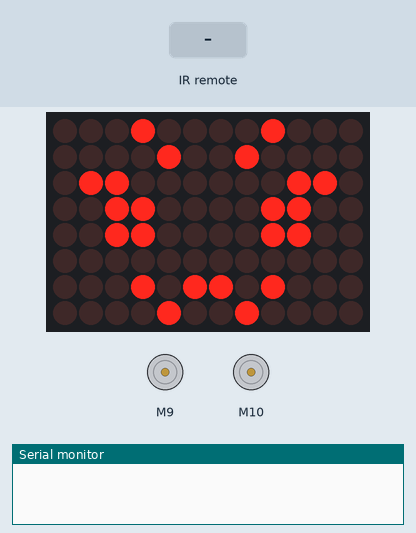
Recording of a sketch running on a simulated Arduino Uno R4 WiFi. Shown: 12×8 LED matrix, 2 × DC motor (green arrow = forward, orange = backward, longer = faster), the last lines printed to the serial monitor. The inputs (shaded band) are chosen by the test bench.

Above: at 1.2 s.
1.3 s: infrared code 0xE718FF00 received
At 2.1 s:
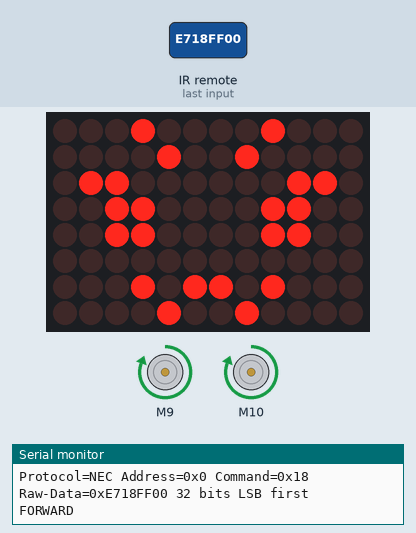
2.8 s: infrared code 0xAD52FF00 received
At 3.2 s:
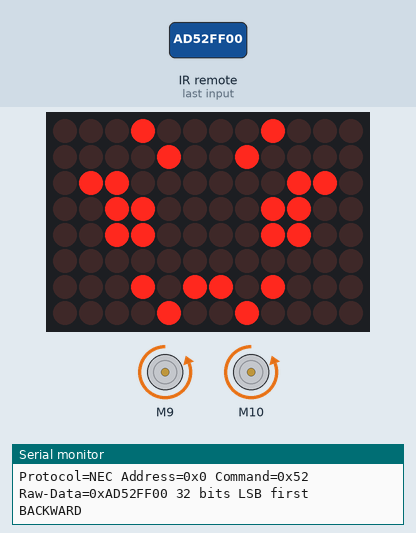
4.3 s: infrared code 0xF708FF00 received
At 5.5 s:
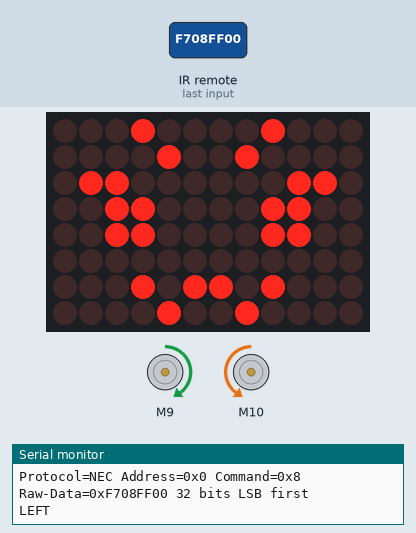
5.8 s: infrared code 0xA55AFF00 received
At 6.7 s:
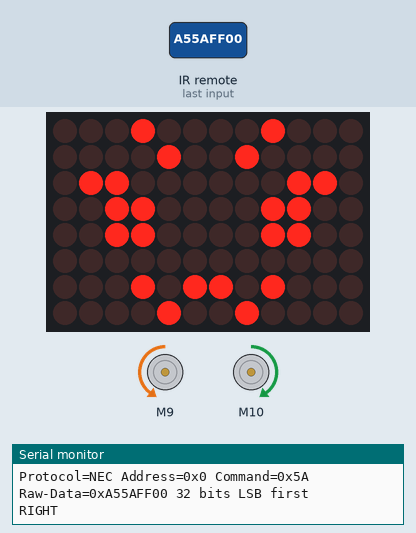
7.3 s: infrared code 0xE31CFF00 received
At 7.9 s:
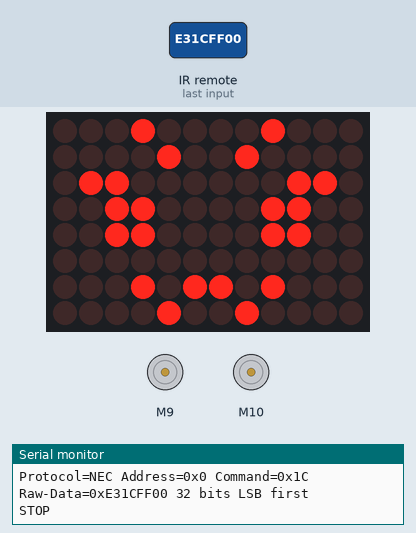
Timing chart, 0 to 9.8 s (numbered marks = the images above; inputs shaded):
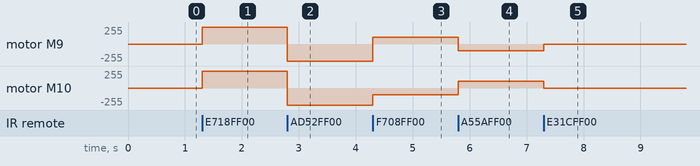

Measured:
- after the input at 1.3 s, motor M9, motor M10: stopped → forward 255/255 at once
- after the input at 2.8 s, motor M9, motor M10: forward 255/255 → backward 255/255 at once
- after the input at 4.3 s, motor M9: backward 255/255 → forward 100/255 at once; motor M10: backward 255/255 → backward 100/255 at once
- after the input at 5.8 s, motor M9: forward 100/255 → backward 100/255 at once; motor M10: backward 100/255 → forward 100/255 at once
- after the input at 7.3 s, motor M9: backward 100/255 → stopped at once; motor M10: forward 100/255 → stopped at once

The sketch:

car.ino
```cpp
#include "Arduino_LED_Matrix.h"
#include "L298NX2.h"
#include <IRremote.h>


ArduinoLEDMatrix matrix;
int IRrecPin = 12;


byte frame[8][12] = {  //This is an array of 8x12, 1 is pixel on, 0 is pixel off. I drew a angry face to show the fierceness of the car.

  { 0, 0, 0, 1, 0, 0, 0, 0, 1, 0, 0, 0 },

  { 0, 0, 0, 0, 1, 0, 0, 1, 0, 0, 0, 0 },

  { 0, 1, 1, 0, 0, 0, 0, 0, 0, 1, 1, 0 },

  { 0, 0, 1, 1, 0, 0, 0, 0, 1, 1, 0, 0 },

  { 0, 0, 1, 1, 0, 0, 0, 0, 1, 1, 0, 0 },

  { 0, 0, 0, 0, 0, 0, 0, 0, 0, 0, 0, 0 },

  { 0, 0, 0, 1, 0, 1, 1, 0, 1, 0, 0, 0 },

  { 0, 0, 0, 0, 1, 0, 0, 1, 0, 0, 0, 0 }

};

//9/6 are the analog pins of the left motor and 10/11 are the analog pins of the right motor.
L298NX2 motor(9, 6, 10, 11); //Creates our motor controller object

void setup() {
  Serial.begin(9600); //Opens serial for debug
  frame[2][1] = 1; //This is for the cool LED screen we use for debugging
  matrix.renderBitmap(frame, 8, 12); //Renders the screen
  motor.setSpeed(255); //Sets motor speeds to max
  //Motor speeds for the motor controller are given between 0-255.
  IrReceiver.begin(IRrecPin, true);
  matrix.begin(); //Starts the display once setup is done
}

void loop() {
    if (IrReceiver.decode()) {
      Serial.println(IrReceiver.decodedIRData.decodedRawData, HEX);
      IrReceiver.printIRResultShort(&Serial); // Print complete received data in one line
      IrReceiver.printIRSendUsage(&Serial);   // Print the statement required to send this data

      //the values we are comparing to are recieved from the code above when I typed buttons on the remoet
      //Each button has it sown HEX value that we compare to.

      if(IrReceiver.decodedIRData.decodedRawData == 0xE718FF00)
      {
        Serial.println("FORWARD");
        driveForward();
      }
      if(IrReceiver.decodedIRData.decodedRawData == 0xAD52FF00)
      {
        Serial.println("BACKWARD");
        driveBackward();
      }
      if(IrReceiver.decodedIRData.decodedRawData == 0xF708FF00)
      {
        Serial.println("LEFT");
        driveLeft();
      }
      if(IrReceiver.decodedIRData.decodedRawData == 0xA55AFF00)
      {
        Serial.println("RIGHT");
        driveRight();
      }
      if(IrReceiver.decodedIRData.decodedRawData == 0xE31CFF00)
      {
        Serial.println("STOP");
        driveStop();
      }
      IrReceiver.resume(); // Enable receiving of the next value
      //delay(10);
    }


}


void driveLeft(){
  motor.setSpeed(100); //Slowing down the motors
  motor.backwardB();
  motor.forwardA() ;
}

void driveRight(){
  motor.setSpeed(100); //Slowing down the motors
  motor.backwardA();
  motor.forwardB() ;
}
void driveForward(){
  motor.setSpeed(255);
  motor.forward();
}
void driveBackward(){
  motor.setSpeed(255);
  motor.backward();
}
void driveStop()
{
  motor.stop();
}
```
